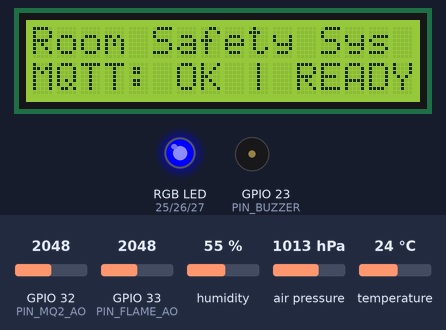
The sketch below on a simulated ESP32. Parts: 16×2 character LCD, an RGB LED mixed from three pins (HIGH = lit), buzzer (waves = sounding, pin HIGH). Dashed ring = blinking. The inputs (shaded band) are chosen by the test bench; at power-on: temperature 24 °C, GPIO 33 (PIN_FLAME_AO) = 2048, GPIO 32 (PIN_MQ2_AO) = 2048, humidity 55 %, air pressure 1013 hPa. Dim RGB values are drawn brighter than linear; WiFi joins after 1.5 s; servers stay silent unless stated; the local clock reads 2024-03-15 10:24:30 at power-on unless the sketch sets it; no MQTT or app messages arrive unless stated; not simulated (calls return 0 or success): config_secret.h; what the sketch prints to the serial monitor is not drawn.

Above: at 3.4 s.
At 5.7 s:
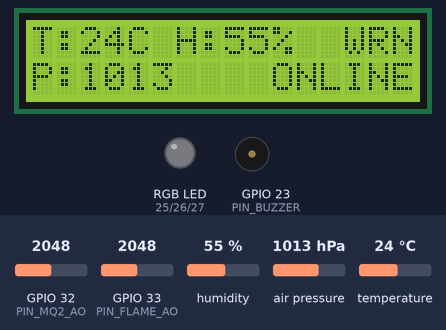
5.8 s: temperature set to 39.3 °C
At 7.25 s:
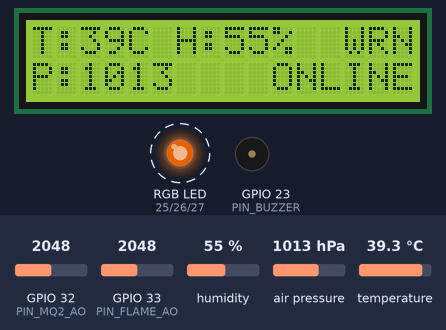
8.1 s: temperature set to 40.5 °C
At 10.53 s:
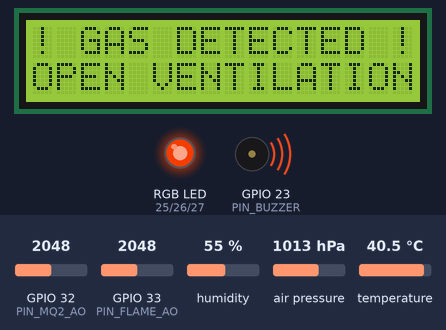
10.7 s: GPIO 33 (PIN_FLAME_AO) set to 1549
12.2 s: GPIO 33 (PIN_FLAME_AO) set to 1430
At 13.6 s:
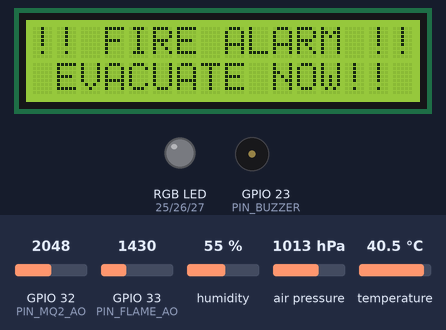
Timing chart, 0 to 23.1 s (numbered marks = the images above; inputs shaded):
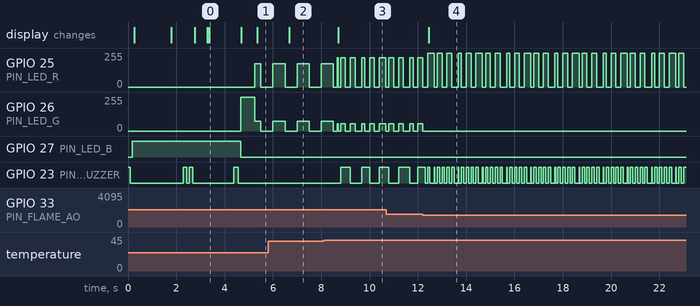

Measured:
- the behaviour switches between 39.9 and 40 °C on temperature (found by bisection; images 2 and 3)
- the behaviour switches between 1500 and 1499 on GPIO 33 (PIN_FLAME_AO) (found by bisection; images 3 and 4)
- after the input at 5.8 s, the display: changes after 0.87 s (image 2)
- after the input at 8.1 s, GPIO 23 (PIN_BUZZER): alternates HIGH for 0.36 s and LOW for 0.44 s, starting after 0.70 s; the display: changes after 0.60 s (image 3)
- after the input at 12.2 s, GPIO 26 (PIN_LED_G): goes on until 12.2 s, then stays 0/255; the display: changes after 0.26 s (image 4)
- by itself, GPIO 25 (PIN_LED_R): repeats every 2.0 s: 255/255 0.27 s, 0/255 0.13 s, 255/255 0.20 s, 0/255 0.20 s, 255/255 0.20 s, 0/255 0.27 s, 255/255 0.13 s, 0/255 0.20 s, 255/255 0.20 s, 0/255 0.20 s
- what the display in image 0 shows lasts 1.3 s, from 3.4 s to 4.7 s

The sketch:

room_safety_dashboard.ino
```cpp
/*
 * =====================================================================================
 *        Skema Proyek: IoT Room Safety & Environment Dashboard (ESP32 Firmware)
 * =====================================================================================
 *
 * Deskripsi:
 *   Firmware utama berbasis ESP32 DevKitC V1 untuk mendeteksi ancaman lingkungan secara
 *   real-time (kebocoran gas, api/kebakaran) serta memonitor suhu, kelembapan, dan tekanan.
 *   Menggunakan arsitektur Dual-Core (FreeRTOS) untuk memisahkan logika keselamatan (Core 1)
 *   dan tugas jaringan/internet (Core 0).
 *
 * Hubungan Antar File:
 *   - pins.h          : Deklarasi pin GPIO fisik dan alamat bus I2C.
 *   - config.h        : Berisi parameter timing, threshold sensor, dan konfigurasi NTP/OTA.
 *   - config_secret.h : Kredensial rahasia (WiFi, MQTT Broker, Token Telegram) [Jangan di-commit].
 *   - types.h         : Mendefinisikan model data global (SensorReading, SystemState).
 *   - Sensors.h       : Polling & kalibrasi data sensor fisik (AHT20, BMP280, MQ-2, Flame).
 *   - Actuators.h     : Mengontrol aktuator output fisik (LCD, LED RGB, Active Buzzer).
 *   - ota.ino         : Logika pembaruan firmware wireless menggunakan kelas ArduinoOTA.
 *   - telegram.ino    : Interaksi bot API Telegram untuk notifikasi & membalas pesan /status.
 *   - mqtt_pub.ino    : Pengemasan data ke format JSON dan publikasi ke HiveMQ Cloud Broker.
 *
 * Detail Arsitektur Dual-Core (FreeRTOS):
 *   - [Core 1] Loop Utama (loop)  : Menangani polling sensor keselamatan & aktuasi non-blocking.
 *   - [Core 0] Network Task (Task): Menangani WiFi, MQTT, Telegram polling, & ArduinoOTA.
 *   - Sinkronisasi Data           : Dilakukan secara aman melalui Mutex (stateMutex).
 *
 * Penggunaan TLS Socket Independen (Perbaikan Bug Terputus-putus):
 *   - secureClient   : Khusus untuk koneksi MQTT Broker (HiveMQ Cloud).
 *   - telegramClient : Khusus untuk request API HTTPS Telegram Bot.
 * =====================================================================================
 */

#include <Wire.h>
#include <WiFi.h>
#include <esp_wifi.h>
#include <soc/rtc_cntl_reg.h>   // Register kontrol RTC untuk menonaktifkan brownout detector
#include <WiFiClientSecure.h>
#include <PubSubClient.h>
#include <esp_task_wdt.h>        // WDT (Watchdog Timer) untuk memantau kelancaran thread
#include <time.h>
#include <ArduinoOTA.h>

#include "types.h"
#include "config.h"
#include "pins.h"
#include "Sensors.h"
#include "Actuators.h"

// ====================== DEKLARASI FUNGSI GLOBAL ======================
void connectWiFi(bool showLCD = false, bool showBlueLED = false);
void connectMQTT(bool showLCD = false, bool showBlueLED = false);
void networkTask(void* param);
void mqttCallback(char* topic, byte* payload, unsigned int length);
void setLEDColor(uint8_t r, uint8_t g, uint8_t b);
void otaSetup();
bool publishHeartbeatManual();

// ====================== OBJEK & KELAS GLOBAL ======================
WiFiClientSecure  secureClient;     // Socket SSL/TLS terdedikasi untuk MQTT
WiFiClientSecure  telegramClient;   // Socket SSL/TLS terdedikasi untuk Telegram Bot
PubSubClient      mqttClient(secureClient);
SensorsManager    sensors;          // Kelas OOP untuk manajemen input sensor
ActuatorsManager  actuators;        // Kelas OOP untuk manajemen output aktuator

// ====================== MUTEX & STATE TRANSAKSI DATA ======================
// stateMutex digunakan untuk mengunci variabel shared agar tidak dibaca & ditulis bersamaan
SemaphoreHandle_t stateMutex = NULL;
SystemState       sharedState;      // State sistem yang dibagi antara Core 1 & Core 0
SensorReading     sharedReading = {0.0f, 0.0f, 0.0f, 0, 4095}; // Data bacaan sensor global

// Variabel cache lokal untuk Core 1 (agar Core 1 tidak perlu sering mengunci mutex)
SensorReading     localReading = {0.0f, 0.0f, 0.0f, 0, 4095};
SystemState       localState;

// Flag penanda konektivitas jaringan online (WiFi terhubung & MQTT terhubung)
volatile bool networkOnline = false;
volatile bool networkBeeping = false; // Flag penanda sedang membunyikan beep koneksi (mencegah override dari Core 1)
volatile bool ledTesting = false;     // Flag penanda sedang menjalankan sequence test LED (mencegah override dari Core 1)

// ====================== SETUP SISTEM (RUN ON CORE 1) ======================
void setup() {
  // 1. Nonaktifkan Brownout Detector
  // Mencegah ESP32 restart otomatis akibat penurunan tegangan sesaat ketika WiFi memancarkan daya puncak
  WRITE_PERI_REG(RTC_CNTL_BROWN_OUT_REG, 0);

  Serial.begin(115200);

  // Beep startup (Power ON) untuk konfirmasi hardware aktif saat booting
  pinMode(PIN_BUZZER, OUTPUT);
  digitalWrite(PIN_BUZZER, HIGH); delay(100); digitalWrite(PIN_BUZZER, LOW);

  // 2. Re-konfigurasi WDT (Watchdog Timer)
  // Dinaikkan ke 15 detik untuk mengakomodasi jeda waktu TLS handshake yang berat
  const esp_task_wdt_config_t wdt_cfg = { .timeout_ms = 15000, .idle_core_mask = 0, .trigger_panic = true };
  esp_task_wdt_reconfigure(&wdt_cfg);

  Serial.println("\n==================================================");
  Serial.println("  IoT Room Safety & Environment Dashboard");
  Serial.println("==================================================");
  Serial.printf("  - Sda:   GPIO %d | Scl:  GPIO %d\n", PIN_SDA, PIN_SCL);
  Serial.printf("  - MQ-2:  GPIO %d | Flame: GPIO %d\n", PIN_MQ2_AO, PIN_FLAME_AO);
  Serial.printf("  - Buzzer:GPIO %d\n", PIN_BUZZER);
  Serial.printf("  - Led RGB: R:%d, G:%d, B:%d\n", PIN_LED_R, PIN_LED_G, PIN_LED_B);
  Serial.println("==================================================");

  // 3. Inisialisasi Jalur I2C
  // Frekuensi diset 100kHz agar sinyal I2C tetap stabil walaupun kabel jumper cukup panjang
  Wire.begin(PIN_SDA, PIN_SCL);
  Wire.setClock(100000);
  Wire.setTimeOut(100);

  // 4. Inisialisasi Komponen Hardware via Kelas Manager
  actuators.begin();
  actuators.writeRaw("Room Safety Sys", "Booting...      ");
  sensors.begin();

  // 5. Inisialisasi Mutex FreeRTOS
  stateMutex = xSemaphoreCreateMutex();

  // 6. Konfigurasi Awal WiFi
  // Set ke STA (Station) mode dan membatasi TxPower ke 11dBm untuk menekan lonjakan arus peak
  WiFi.mode(WIFI_STA);
  WiFi.setTxPower(WIFI_POWER_11dBm);

  // 7. Koneksi Jaringan Awal (Koneksi Blocking saat Booting)
  networkBeeping = true; // Kunci kontrol buzzer di Core 1
  connectWiFi(true, true);
  if (WiFi.status() == WL_CONNECTED) {
    digitalWrite(PIN_BUZZER, HIGH); delay(150); digitalWrite(PIN_BUZZER, LOW); delay(100);
    digitalWrite(PIN_BUZZER, HIGH); delay(150); digitalWrite(PIN_BUZZER, LOW);
  }

  secureClient.setInsecure();    // Mengabaikan verifikasi sertifikat root CA untuk menghemat memori & mempercepat TLS
  telegramClient.setInsecure();  // Set insecure untuk telegramClient

  // 8. Sinkronisasi Waktu Riil (NTP Server)
  // Wajib dilakukan agar timestamp pengiriman data valid menggunakan WIB (UTC+7)
  configTime(GMT_OFFSET_SEC, DST_OFFSET_SEC, NTP_SERVER);
  if (WiFi.status() == WL_CONNECTED) {
    actuators.writeRaw("Room Safety Sys", "WiFi: OK | NTP..");
  }
  Serial.print("[NTP] Menunggu sinkronisasi waktu");
  struct tm ti;
  int ntpRetry = 0;
  while (!getLocalTime(&ti, 10) && ntpRetry < 10) {
    delay(500);
    Serial.print(".");
    ntpRetry++;
  }
  if (getLocalTime(&ti, 10)) {
    char timeBuf[32];
    strftime(timeBuf, sizeof(timeBuf), "%Y-%m-%d %H:%M:%S", &ti);
    Serial.printf("\n[NTP] Waktu berhasil disinkronkan: %s WIB\n", timeBuf);
    if (WiFi.status() == WL_CONNECTED) {
      actuators.writeRaw("Room Safety Sys", "NTP: OK         ");
      delay(500);
    }
  } else {
    Serial.println("\n[NTP] Gagal sinkronisasi waktu, NTP akan berjalan secara asinkron.");
    if (WiFi.status() == WL_CONNECTED) {
      actuators.writeRaw("Room Safety Sys", "NTP: SKIP (bg)  ");
      delay(500);
    }
  }

  // 9. Konfigurasi MQTT Client
  mqttClient.setServer(MQTT_HOST, MQTT_PORT);
  mqttClient.setBufferSize(512);     // Buffer dinaikkan agar payload JSON berukuran besar tidak terpotong
  mqttClient.setKeepAlive(60);       // Interval PINGREQ ke broker
  mqttClient.setCallback(mqttCallback);
  connectMQTT(true, true);
  if (mqttClient.connected()) {
    digitalWrite(PIN_BUZZER, HIGH); delay(200); digitalWrite(PIN_BUZZER, LOW);
  }
  networkBeeping = false; // Buka kunci kontrol buzzer untuk Core 1

  // 10. Konfigurasi OTA Update
  otaSetup();

  // 11. Membuat Background Task di Core 0
  // Memindahkan seluruh beban jaringan (WiFi, MQTT, Telegram, OTA) ke Core 0
  // agar Core 1 tetap berjalan lancar untuk logika keselamatan dan aktuator (anti-hang)
  xTaskCreatePinnedToCore(
    networkTask,      /* Fungsi yang dijalankan */
    "NetworkTask",    /* Nama Task */
    10240,            /* Alokasi Stack (10KB untuk kelancaran SSL/TLS & OTA) */
    NULL,             /* Parameter masukan */
    1,                /* Prioritas Task */
    NULL,             /* Task Handle */
    0                 /* Dipin di Core 0 */
  );

  Serial.printf("[INIT] Inisialisasi Selesai. Sisa memori heap: %u bytes\n", ESP.getFreeHeap());
  Serial.println("==========================================");
}

// ====================== LOOP UTAMA CORE 1 ======================
// Berjalan secara konstan di Core 1 khusus untuk memperbarui aktuasi berdasarkan sensor secara non-blocking.
void loop() {
  unsigned long now = millis();

  // Polling sensor dan pembaruan output fisik (LCD, LED, Buzzer) secara berkala
  sensors.process(now, localReading, localState);
  actuators.process(now, localReading, localState);

  // Delay minimal 1ms untuk mencegah watchdog trigger di Core 1
  delay(1);
}

// ====================== BACKGROUND NETWORK TASK (RUN ON CORE 0) ======================
// Mengelola konektivitas jaringan, publikasi MQTT, polling pesan Telegram, dan handling update OTA.
void networkTask(void* param) {
  // Variabel timing tracking untuk membatasi frekuensi eksekusi (cooldown & interval)
  unsigned long lastPublish       = 0;
  unsigned long lastHeartbeat     = 0;
  unsigned long lastTelegramPoll  = 0;
  unsigned long lastWifiAttempt   = 0;
  unsigned long lastMqttAttempt   = 0;
  unsigned long lastNotifTime     = 0;
  unsigned long lastAlertPublish  = 0;

  // Menyimpan status koneksi sebelumnya untuk mendeteksi perubahan transisi status
  bool lastWifiState = (WiFi.status() == WL_CONNECTED);
  bool lastMqttState = mqttClient.connected();
  Status lastPublishedStatus = NORMAL; // Tracker status publikasi terakhir untuk trigger instan

  for (;;) {
    // 1. Handling Update OTA
    // Mendeteksi dan memproses pembaruan firmware wireless yang masuk
    ArduinoOTA.handle();

    unsigned long now = millis();
    bool wifiOk = (WiFi.status() == WL_CONNECTED);
    bool mqttOk = mqttClient.connected();
    networkOnline = wifiOk && mqttOk;

    // 2. Feedback Suara (Beep) untuk Perubahan Konektivitas
    // WiFi Terputus -> 1x beep panjang 800ms
    if (lastWifiState && !wifiOk) {
      networkBeeping = true;
      digitalWrite(PIN_BUZZER, HIGH); delay(800); digitalWrite(PIN_BUZZER, LOW);
      networkBeeping = false;
    }
    // WiFi Terhubung -> 2x beep sedang konfirmasi
    else if (!lastWifiState && wifiOk) {
      networkBeeping = true;
      digitalWrite(PIN_BUZZER, HIGH); delay(150); digitalWrite(PIN_BUZZER, LOW); delay(100);
      digitalWrite(PIN_BUZZER, HIGH); delay(150); digitalWrite(PIN_BUZZER, LOW);
      networkBeeping = false;
    }
    lastWifiState = wifiOk;

    // MQTT Terputus -> 1x beep sedang 450ms (hanya berbunyi jika WiFi masih aktif)
    if (lastMqttState && !mqttOk && wifiOk) {
      networkBeeping = true;
      digitalWrite(PIN_BUZZER, HIGH); delay(450); digitalWrite(PIN_BUZZER, LOW);
      networkBeeping = false;
    }
    // MQTT Terhubung -> 1x beep singkat 200ms
    else if (!lastMqttState && mqttOk) {
      networkBeeping = true;
      digitalWrite(PIN_BUZZER, HIGH); delay(200); digitalWrite(PIN_BUZZER, LOW);
      networkBeeping = false;
    }
    lastMqttState = mqttOk;

    // 3. Logika Auto-reconnect Jaringan secara Asinkron
    if (!wifiOk) {
      if (now - lastWifiAttempt >= WIFI_RECONNECT_MS) {
        lastWifiAttempt = now;
        connectWiFi(false, false);
        configTime(GMT_OFFSET_SEC, DST_OFFSET_SEC, NTP_SERVER); // Re-sync NTP
      }
    } else if (!mqttOk) {
      if (now - lastMqttAttempt >= MQTT_RECONNECT_MS) {
        lastMqttAttempt = now;
        connectMQTT(false, false);
      }
    }

    // 4. MQTT Loop
    // Mengolah antrean pesan masuk dan menjaga koneksi PING ke broker tetap aktif
    if (mqttClient.connected()) {
      mqttClient.loop();
    }

    // 5. Sinkronisasi Mutex Data dari Core 1 ke Core 0
    SensorReading currentReading;
    SystemState currentState;

    if (stateMutex && xSemaphoreTake(stateMutex, pdMS_TO_TICKS(10)) == pdTRUE) {
      currentReading = sharedReading;
      currentState = sharedState;
      xSemaphoreGive(stateMutex);
    } else {
      // Jika mutex terkunci, skip siklus ini dan coba lagi nanti
      vTaskDelay(pdMS_TO_TICKS(10));
      continue;
    }

    // 6. Publikasi Data Sensor & Alarm Bahaya via MQTT
    if (mqttClient.connected()) {
      bool triggerImmediate = (currentState.overallStatus == DANGER && lastPublishedStatus != DANGER);

      // Publikasi Telemetri berkala (tiap 500ms) atau instan saat masuk kondisi DANGER
      if (triggerImmediate || (now - lastPublish >= PUBLISH_INTERVAL_MS)) {
        lastPublish = now;
        publishDataManual(currentReading, currentState);

        // Publikasi data Alert DANGER (cooldown 30 detik agar tidak membebani broker)
        if (currentState.overallStatus == DANGER && (triggerImmediate || (now - lastAlertPublish >= MQTT_ALERT_COOLDOWN_MS))) {
          lastAlertPublish = now;
          publishAlertManual(currentReading, currentState.overallStatus);
        }
      }

      // Publikasi Heartbeat berkala (default tiap 15 detik) untuk monitoring status online device
      if (now - lastHeartbeat >= HEARTBEAT_INTERVAL_MS) {
        lastHeartbeat = now;
        publishHeartbeatManual();
      }
    }
    lastPublishedStatus = currentState.overallStatus;

    // 7. Notifikasi & Interaksi Telegram Bot
    if (wifiOk) {
      // Mengirimkan notifikasi bahaya (DANGER) ke Telegram (cooldown 60 detik agar tidak kena rate limit)
      if (currentState.overallStatus == DANGER && (now - lastNotifTime >= NOTIF_COOLDOWN_MS)) {
        lastNotifTime = now;
        sendTelegramAlert(currentReading, currentState);
      }

      // Polling dan proses pesan masuk Telegram (tiap 5 detik)
      if (now - lastTelegramPoll >= TELEGRAM_POLL_INTERVAL_MS) {
        lastTelegramPoll = now;
        handleTelegramBot(currentReading, currentState);
      }
    }

    // Delay 50ms di setiap siklus untuk memberikan prioritas ke idle task RTOS di Core 0
    vTaskDelay(pdMS_TO_TICKS(50));
  }
}

// ====================== PROSES KONEKSI WIFI ======================
void connectWiFi(bool showLCD, bool showBlueLED) {
  if (WiFi.status() == WL_CONNECTED) return;

  if (showBlueLED) {
    setLEDColor(0, 0, 255); // LED Biru menyala sebagai indikasi sedang mencari WiFi
  }

  if (showLCD) {
    actuators.writeRaw("Room Safety Sys", "WiFi: Connect...");
  }

  Serial.printf("[WIFI] Menghubungkan ke: %s ", WIFI_SSID);

  WiFi.setSleep(false);
  esp_wifi_set_ps(WIFI_PS_NONE); // Matikan mode hemat daya WiFi untuk meminimalkan ping latency

  WiFi.begin(WIFI_SSID, WIFI_PASSWORD);

  // Batas toleransi tunggu koneksi WiFi maksimal 10 detik
  unsigned long startAttempt = millis();
  while (WiFi.status() != WL_CONNECTED && millis() - startAttempt < 10000) {
    vTaskDelay(pdMS_TO_TICKS(300));
    Serial.print(".");
  }

  if (WiFi.status() == WL_CONNECTED) {
    Serial.println(" -> TERHUBUNG!");
    Serial.printf("[WIFI] IP Address: %s\n", WiFi.localIP().toString().c_str());
    if (showLCD) {
      actuators.writeRaw("Room Safety Sys", "WiFi: OK        ");
      delay(500);
    }
  } else {
    Serial.println(" -> GAGAL!");
    if (showLCD) {
      actuators.writeRaw("Room Safety Sys", "WiFi: FAIL!     ");
      delay(500);
    }
  }
}

// ====================== PROSES KONEKSI MQTT ======================
void connectMQTT(bool showLCD, bool showBlueLED) {
  if (WiFi.status() != WL_CONNECTED) return;
  if (mqttClient.connected()) return;

  if (showBlueLED) {
    setLEDColor(0, 0, 255); // LED Biru menyala saat menghubungkan ke Broker
  }

  if (showLCD) {
    actuators.writeRaw("Room Safety Sys", "NTP: OK | MQTT..");
  }

  secureClient.stop(); // Bersihkan sisa socket TLS lama sebelum memulai koneksi baru

  Serial.print("[MQTT] Menghubungkan ke broker HiveMQ... ");

  // Menggunakan 6 digit terakhir dari MAC Address sebagai clientId unik untuk broker
  String mac = WiFi.macAddress();
  mac.replace(":", "");
  String clientId = "esp32-safety-" + mac.substring(mac.length() - 6);

  // Menyiapkan payload Last Will (LWT) jika koneksi terputus tiba-tiba
  const char* willTopic = TOPIC_HEARTBEAT;
  uint8_t willQos = 1;
  bool willRetain = true;
  const char* willMessage = "{\"status\":\"offline\"}";

  if (mqttClient.connect(clientId.c_str(), MQTT_USERNAME, MQTT_PASSWORD, willTopic, willQos, willRetain, willMessage)) {
    Serial.println("TERHUBUNG!");
    publishHeartbeatManual(); // Kirim status online perdana ke broker dengan retain=true
    // Berlangganan (subscribe) ke sub-topik cmd untuk menerima perintah kontrol jarak jauh
    mqttClient.subscribe("iot/room-safety/cmd/#");
    if (showLCD) {
      actuators.writeRaw("Room Safety Sys", "MQTT: OK | READY");
      delay(1000);
    }
  } else {
    Serial.printf("GAGAL! (rc=%d)\n", mqttClient.state());
    if (showLCD) {
      actuators.writeRaw("Room Safety Sys", "MQTT: FAIL!     ");
      delay(500);
    }
  }
}

// ====================== CALLBACK PESAN MASUK MQTT ======================
// Memproses perintah remote dari Dashboard web yang dipublikasikan ke topik cmd.
void mqttCallback(char* topic, byte* payload, unsigned int length) {
  String topicStr(topic);
  String msg;
  msg.reserve(length);
  for (unsigned int i = 0; i < length; i++) msg += (char)payload[i];

  Serial.printf("[MQTT] Pesan Masuk [%s]: %s\n", topic, msg.c_str());

  // Command 1: Mute/Unmute buzzer alarm secara software
  if (topicStr == TOPIC_CMD_MUTE) {
    bool mute = (msg == "1" || msg == "true" || msg == "on");
    if (stateMutex && xSemaphoreTake(stateMutex, pdMS_TO_TICKS(10)) == pdTRUE) {
      sharedState.buzzerMuted = mute;
      xSemaphoreGive(stateMutex);
    }
    Serial.printf("[CMD] Buzzer %s\n", mute ? "MUTED" : "UNMUTED");

  }
  // Command 2: Sequence test hardware RGB LED (merah -> hijau -> biru)
  else if (topicStr == TOPIC_CMD_LED) {
    ledTesting = true;
    setLEDColor(255, 255, 255); delay(500);
    setLEDColor(255, 0, 0);     delay(500);
    setLEDColor(0, 255, 0);     delay(500);
    setLEDColor(0, 0, 255);     delay(500);
    ledTesting = false;
    Serial.println("[CMD] LED test selesai.");

  }
  // Command 3: Mengirim notifikasi alert manual ke Telegram
  else if (topicStr == TOPIC_CMD_TG) {
    SensorReading r;
    SystemState s;
    if (stateMutex && xSemaphoreTake(stateMutex, pdMS_TO_TICKS(10)) == pdTRUE) {
      r = sharedReading;
      s = sharedState;
      xSemaphoreGive(stateMutex);
    }
    sendTelegramAlert(r, s);
    Serial.println("[CMD] Telegram alert manual berhasil dikirim.");
  }
}

// ====================== UTILITY: CETAK TIMESTAMP REAL-TIME ======================
void printTimestamp() {
  struct tm ti;
  if (getLocalTime(&ti, 10)) {
    Serial.printf("[%02d:%02d:%02d] ", ti.tm_hour, ti.tm_min, ti.tm_sec);
  } else {
    // Fallback menggunakan millis jika koneksi NTP gagal
    unsigned long ms      = millis();
    unsigned long seconds = ms / 1000;
    unsigned long minutes = seconds / 60;
    unsigned long hours   = minutes / 60;
    Serial.printf("[%02lu:%02lu:%02lu] ", hours % 24, minutes % 60, seconds % 60);
  }
}

// ====================== UTILITY: PARSING STATUS ENUM ======================
String statusToString(Status s) {
  switch (s) {
    case NORMAL:  return "NORMAL";
    case WARNING: return "WARNING";
    case DANGER:  return "DANGER";
  }
  return "UNKNOWN";
}

// ====================== OUTPUT AKTUAL LED RGB (ANALOG WRITE) ======================
void setLEDColor(uint8_t r, uint8_t g, uint8_t b) {
  analogWrite(PIN_LED_R, r);
  analogWrite(PIN_LED_G, g);
  analogWrite(PIN_LED_B, b);
}
```

Source omitted: Actuators.h (5414 bytes), Sensors.h (8173 bytes), mqtt_pub.ino (2832 bytes), ota.ino (1490 bytes), telegram.ino (5114 bytes), types.h (1076 bytes), config.h (4314 bytes), pins.h (1145 bytes)
